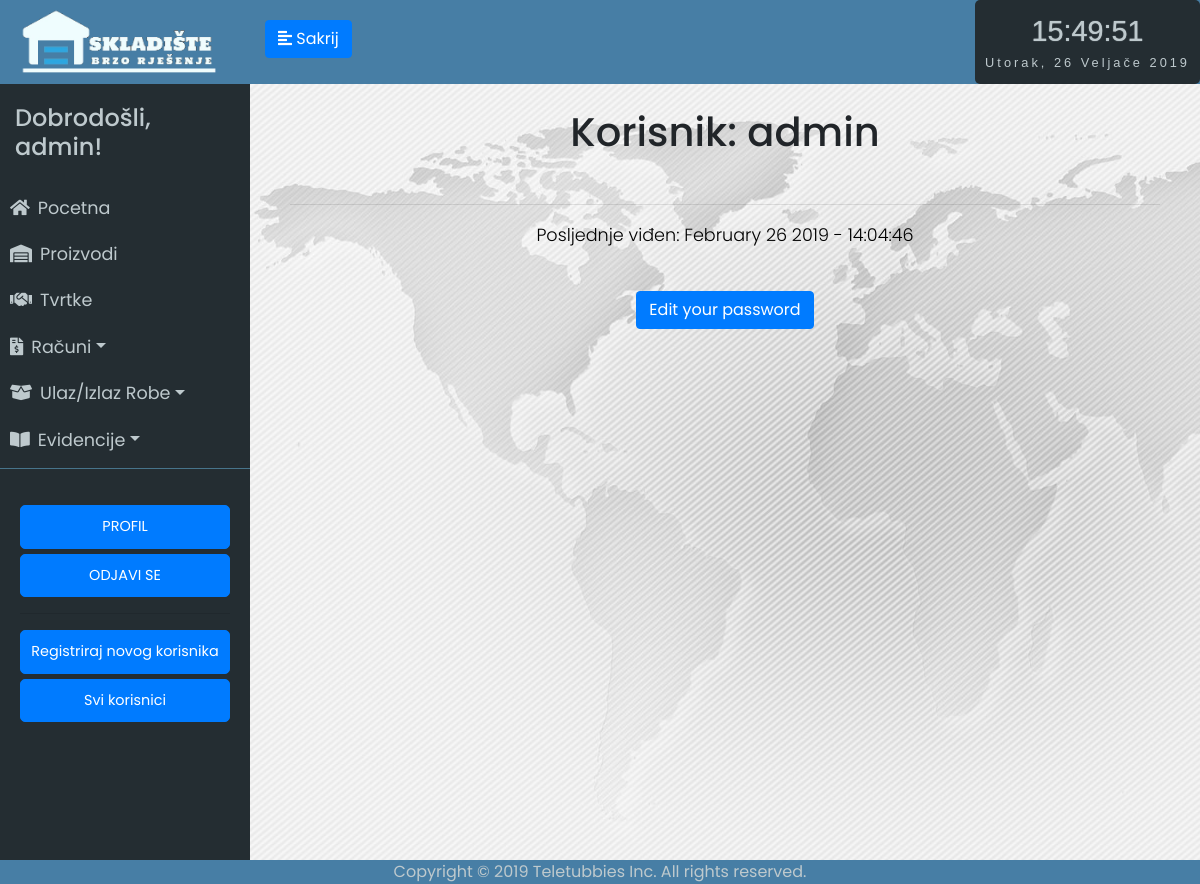
The page /user/admin (signed in) on the database as committed earlier.
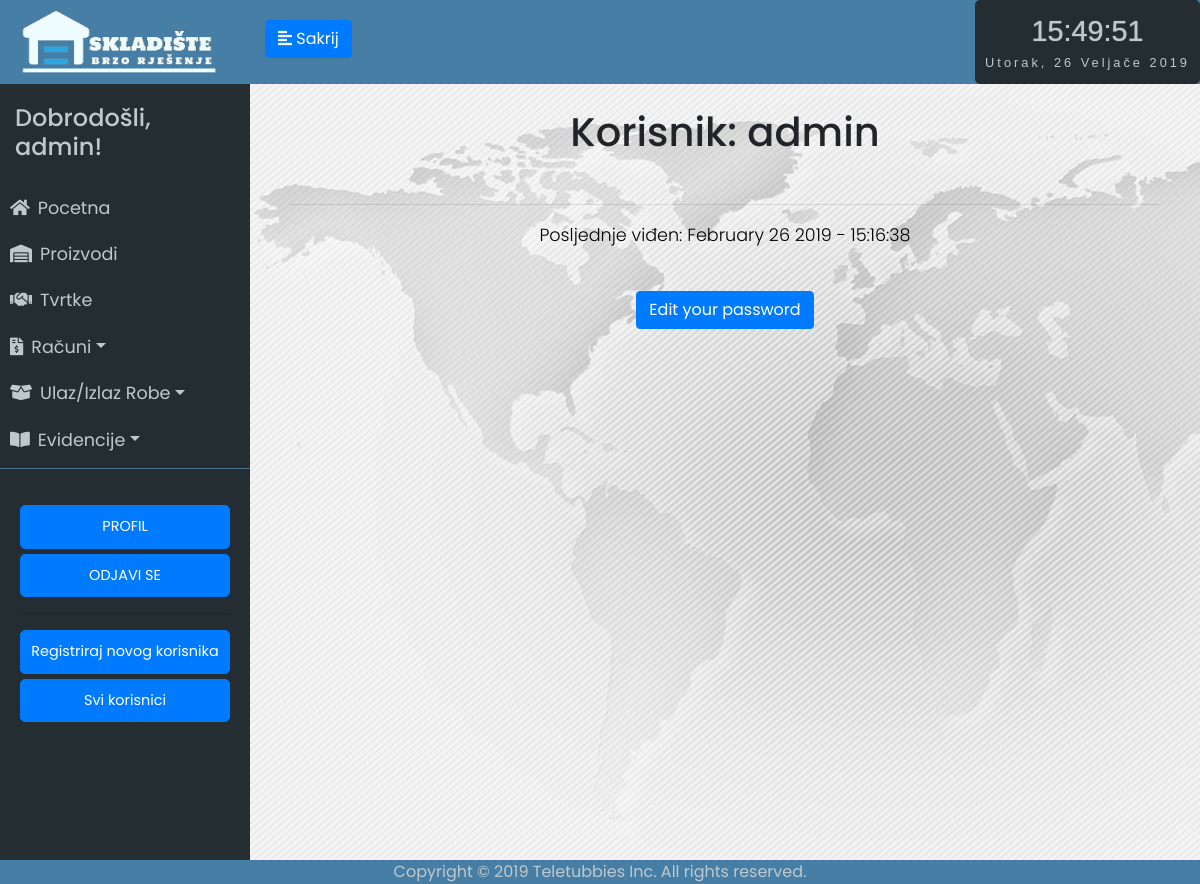
The same page on the database as committed later.
### app/models.py (models this page shows, shortened)
class User(UserMixin, db.Model):
	id = db.Column(db.Integer, primary_key=True)
	username = db.Column(db.String(64), index=True, unique=True)
	email = db.Column(db.String(120), index=True, unique=True)
	password_hash = db.Column(db.String(128))
	last_seen = db.Column(db.DateTime, default=datetime.utcnow)
	evidencija = db.relationship('Evidencija', backref='user', lazy='dynamic')

### app/routes.py (the view)
@app.route('/user/<username>')
@login_required
def user(username):
	user = User.query.filter_by(username=username).first_or_404()
	return render_template('user.html', user=user)

### app/models.py (called while the page is built)
@login.user_loader
def load_user(id):
	return User.query.get(int(id))

### app/routes.py (called while the page is built)
@app.before_request
def before_request():
	if current_user.is_authenticated:
		current_user.last_seen = datetime.utcnow()
		db.session.commit()

### app/templates/user.html
{% extends "base.html" %}
{% block content %}
<div class="stanje-s">
    <h1>Korisnik: {{ user.username }}</h1><br>
    <hr>
    {% if user.last_seen %}<p>Posljednje viđen: {{ user.last_seen.strftime('%B %d %Y - %H:%M:%S') }}</p>{% endif %}<br>
   {%  if current_user.username == "admin"%}
   <button class="btn btn-primary"><a href="{{ url_for('edit_password', username=user.username) }}">Edit your password</a></button>
   {% endif%}
</div>
{% endblock %}

### app/templates/base.html (shortened to what this page needs)
<html>
<head>
	<link rel="stylesheet" href="https://stackpath.bootstrapcdn.com/bootstrap/4.2.1/css/bootstrap.min.css" integrisha384-GJzZqFGwb1QTTN6wy59ffF1BuGJpLSa9DkKMp0DgiMDm4iYMj70gZWKYbI706tWS">
	<link href="../static/style.css" type="text/css" rel="stylesheet">
	<link rel="stylesheet" href="https://use.fontawesome.com/releases/v5.7.1/css/all.css">
</head>
<body onload="startTime()">
	<div class="wrapper">
	<nav id="sidebar">
		<div class="sidebar-header ">
			<img src="../static/logo5.png" style="width: 200px; height: auto;">
		</div>
		<ul class="list-unstyled components" id="navigation">
			<h4>Dobrodošli, {{ current_user.username }}!</h4>
			<li class="{% block index %}{% endblock %}">
				<a href="{{ url_for('index') }}"><i class="fas fa-home mr-2"></i>Pocetna</a>
			</li>
			<li class="{% block stanje_skladista %}{% endblock %}">
				<a href="{{ url_for('stanje_skladista1') }}"><i class="fas fa-warehouse mr-2"></i>Proizvodi</a>
			</li>
			<li class="{% block dobavljaci %}{% endblock %}">
				<a href="{{ url_for('tvrtke1') }}"><i class="fas fa-handshake mr-2"></i>Tvrtke</a>
			</li>
			<li>
				<a href="#pageSubmenu3" data-toggle="collapse" aria-expanded="false" class="dropdown-toggle"><i class="fas fa-file-invoice-dollar mr-2"></i>Računi</a>
			</li>
			<li>
				<a href="#pageSubmenu2" data-toggle="collapse" aria-expanded="false" class="dropdown-toggle"><i class="fas fa-box-open mr-2"></i>Ulaz/Izlaz Robe</a>
			</li>
			<li>
				<a href="#pageSubmenu" data-toggle="collapse" aria-expanded="false" class="dropdown-toggle"><i class="fas fa-book-open mr-2"></i>Evidencije</a>
			</li>
		</ul>
		<ul class="list-unstyled CTAs">
                <li>
                    <a href="{{ url_for('user', username=current_user.username) }}" class="btn btn-primary hover-plava">PROFIL</a>
                </li>
                <li>
                    <a href="{{ url_for('logout') }}" class="btn btn-primary hover-plava">ODJAVI SE</a>
                </li>
                {%  if current_user.username == "admin"%}
                <hr>
                    <li>
                        <a href="{{ url_for('register') }}" class="btn btn-primary hover-plava">Registriraj novog korisnika</a>
                    </li>
                    <li>
                        <a href="{{ url_for('svi_korisnici1') }}" class="btn btn-primary hover-plava">Svi korisnici</a>
                    </li>
                {% endif %}
            </ul>
	</nav>
		<div class="tijelo">
	        <div class="plava-pozadina">
	        	<div class="d-flex bd-highlight">
	  				<div class="bd-highlight">
		            	<button type="button" id="sidebarCollapse" class="btn btn-primary">
			                <i class="fas fa-align-left"></i>
			                <span class="sakrij-tipku"></span>
		            	</button>
		            </div>
	  				<div class="ml-auto bd-highlight">
	  					<div id="clockdate">
		  					<div class="clockdate-wrapper">
		    					<div id="clock"></div>
		    					<div id="date"></div>
		  					</div>
						</div>
					</div>
				</div>
	    	</div>
			<div class="plavo">
			{% block content %}
			{% endblock %}
			</div>
		</div>
<footer>Copyright © 2019 Teletubbies Inc. All rights reserved.</footer>
</body>
</html>

Rows that differ between the two databases and show on the page:
changed User "admin": last_seen "February 26 2019 - 14:04:46" → "February 26 2019 - 15:16:38"
